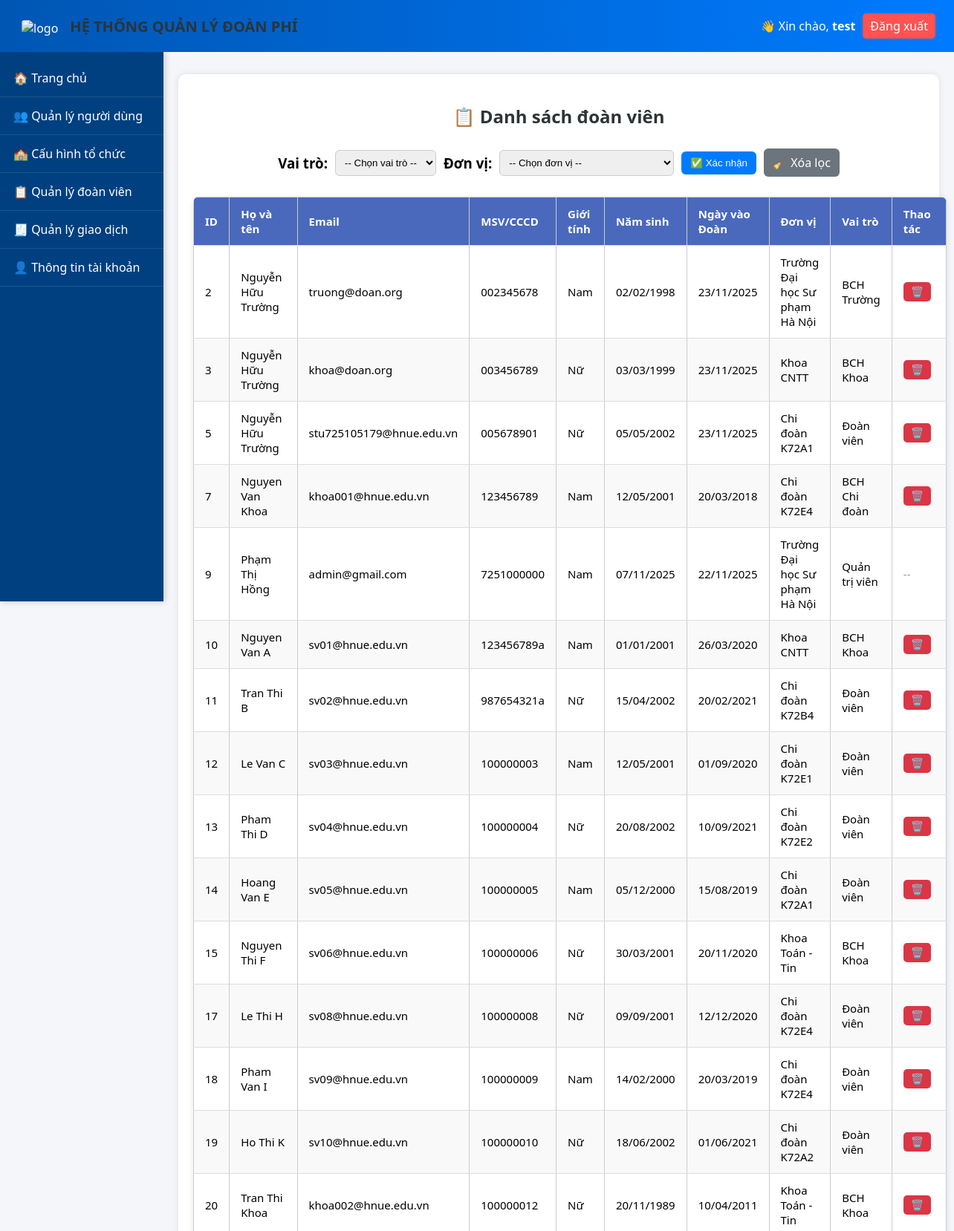
The page /pages/members.php (signed in, upper part) on the database its author committed.
### tables this page shows
CREATE TABLE `users` (
  `userId` int(11) NOT NULL,
  `userName` varchar(255) NOT NULL,
  `fullName` varchar(255) DEFAULT NULL,
  `gender` enum('M','F','O') DEFAULT 'O',
  `identifyCard` varchar(255) DEFAULT NULL,
  `email` varchar(255) DEFAULT NULL,
  `password` varchar(255) NOT NULL,
  `birthDate` date DEFAULT NULL,
  `joinDate` date DEFAULT NULL,
  `unit` varchar(255) DEFAULT NULL,
  `isAdmin` tinyint(1) DEFAULT 0,
  `createdAt` datetime DEFAULT current_timestamp(),
  `updatedAt` datetime DEFAULT current_timestamp() ON UPDATE current_timestamp()
);

CREATE TABLE `organization_units` (
  `id` int(11) NOT NULL,
  `unit_name` varchar(255) NOT NULL,
  `unit_level` enum('Truong','Khoa','ChiDoan') NOT NULL,
  `parent_id` int(11) DEFAULT NULL,
  `leader_id` int(11) DEFAULT NULL,
  `deputy_id` int(11) DEFAULT NULL,
  `created_at` timestamp NOT NULL DEFAULT current_timestamp(),
  `updated_at` timestamp NOT NULL DEFAULT current_timestamp() ON UPDATE current_timestamp()
);

CREATE TABLE `role` (
  `id` int(11) NOT NULL,
  `role_name` varchar(255) NOT NULL,
  `createdAt` datetime DEFAULT current_timestamp(),
  `updatedAt` datetime DEFAULT current_timestamp() ON UPDATE current_timestamp()
);

### pages/members.php (the view, shortened to what this page needs)
<?php
include("../includes/header.php");
include("../includes/navbar.php");
include("../config/db.php");
$currentUser = $_SESSION['user'];
$userId = intval($currentUser['userId']);
$conditions = [];
$whereClause = count($conditions) > 0 ? "WHERE " . implode(" AND ", $conditions) : "";
$sql = "
    SELECT
        u.userId, u.userName, u.fullName, u.email, u.identifyCard,
        u.gender, u.birthDate, u.joinDate, u.isAdmin, u.createdAt,
        r.role_name, ou.unit_name
    FROM users u
    LEFT JOIN user_role ur ON u.userId = ur.user_id
    LEFT JOIN role r ON ur.role_id = r.id
    LEFT JOIN organization_units ou ON u.unit = ou.id
    $whereClause
    ORDER BY u.userId ASC
";
$result = $conn->query($sql);
?>
<div class="container">
  <h2>📋 Danh sách đoàn viên</h2>
  <form method="GET" class="filter-form">
    <h3>Vai trò:</h3>
    <select name="filter_role">
      <option value="">-- Chọn vai trò --</option>
    </select>
    <h3>Đơn vị:</h3>
    <select name="filter_unit">
      <option value="">-- Chọn đơn vị --</option>
    </select>
    <button type="submit" class="btn-filter">✅ Xác nhận</button>
    <a href="?" class="btn-clear">🧹 Xóa lọc</a>
  </form>
  <table class="table">
    <thead>
      <tr>
        <th>ID</th>
        <th>Họ và tên</th>
        <th>Email</th>
        <th>MSV/CCCD</th>
        <th>Giới tính</th>
        <th>Năm sinh</th>
        <th>Ngày vào Đoàn</th>
        <th>Đơn vị</th>
        <th>Vai trò</th>
        <th>Thao tác</th>
      </tr>
    </thead>
    <tbody>
      <?php if ($result && $result->num_rows > 0): ?>
        <?php while ($row = $result->fetch_assoc()): ?>
          <tr>
            <td><?= $row['userId'] ?></td>
            <td><?= htmlspecialchars($row['fullName']) ?></td>
            <td><?= htmlspecialchars($row['email']) ?></td>
            <td><?= htmlspecialchars($row['identifyCard'] ?? '-') ?></td>
            <td><?= $row['gender'] == 'M' ? 'Nam' : ($row['gender'] == 'F' ? 'Nữ' : 'Khác') ?></td>
            <td><?= $row['birthDate'] ? date("d/m/Y", strtotime($row['birthDate'])) : '-' ?></td>
            <td><?= $row['joinDate'] ? date("d/m/Y", strtotime($row['joinDate'])) : '-' ?></td>
            <td><?= htmlspecialchars($row['unit_name'] ?? 'Chưa cập nhật') ?></td>
            <td><?= htmlspecialchars($row['role_name'] ?? 'Đoàn viên') ?></td>
            <td>
              <?php if ($row['userId'] != $userId):  ?>
              <form method="POST" onsubmit="return confirmDelete(this);">
                <button type="submit" class="btn-delete">🗑️</button>
              </form>
              <?php else: ?>
                <span style="color:#999;">--</span>
              <?php endif; ?>
            </td>
          </tr>
        <?php endwhile; ?>
      <?php else: ?>
        <tr><td colspan="10" style="text-align:center;">Không có đoàn viên nào.</td></tr>
      <?php endif; ?>
    </tbody>
  </table>
</div>
<?php include("../includes/footer.php"); ?>

### includes/header.php (shortened to what this page needs)
<!DOCTYPE html>
<html lang="vi">
<head>
  <link rel="stylesheet" href="../public/css/style.css">
</head>
<body>
<header class="header">
  <div class="header-left">
    <div>
      <img src="../public/img/logo.png" alt="logo">
    </div>
    <h2>HỆ THỐNG QUẢN LÝ ĐOÀN PHÍ</h2>
  </div>
  <div class="header-right">
    <?php if(isset($_SESSION['user'])): ?>
      <span>👋 Xin chào, <b><?php echo htmlspecialchars($_SESSION['user']['userName']); ?></b></span>
      <a href="logout.php" class="btn-logout">Đăng xuất</a>
    <?php endif; ?>
  </div>
</header>

### includes/navbar.php
<nav class="sidebar">
  <ul>
    <li><a href="dashboard.php">🏠 Trang chủ</a></li>
    <?php if (isset($_SESSION['user']) && $_SESSION['user']['isAdmin']): ?>
      <li><a href="users.php">👥 Quản lý người dùng</a></li>
      <li><a href="units.php">🏫 Cấu hình tổ chức</a></li>
    <?php endif; ?>
    <?php
    if (isset($_SESSION['user'])) {
        $role = $_SESSION['user']['role_name'] ?? '';
        if (
            $_SESSION['user']['isAdmin'] == 1 ||
            in_array($role, ['BCH Trường', 'BCH Khoa', 'BCH Chi đoàn'])
        ) {
            echo '<li><a href="members.php">📋 Quản lý đoàn viên</a></li>';
        }
    }
    ?>
    <?php
    if (isset($_SESSION['user'])) {
        $role = $_SESSION['user']['role_name'] ?? '';
        if (
            $_SESSION['user']['isAdmin'] == 1 ||
            in_array($role, ['BCH Trường', 'BCH Khoa', 'BCH Chi đoàn'])
        ) {
            echo '<li><a href="manage_transactions.php">🧾 Quản lý giao dịch</a></li>';
        }
    }
    ?>
    <li><a href="profile.php">👤 Thông tin tài khoản</a></li>
  </ul>
</nav>

### includes/footer.php (shortened to what this page needs)
</body>
</html>

### public/css/style.css (style rules this page uses)
body { margin: 0; font-family: "Segoe UI", sans-serif; background-color: #f4f6fa; }
.header { background: linear-gradient(90deg, #0056b3, #007bff); color: white; padding: 15px 25px; display: flex; justify-content: space-between; align-items: center; }
.btn-logout { background: #ff5252; color: white; padding: 6px 10px; text-decoration: none; border-radius: 5px; }
.container { max-width: 1100px; margin: 30px auto; background: white; border-radius: 10px; padding: 25px; box-shadow: 0 0 10px rgba(0,0,0,0.1); }
.table { width: 100%; border-collapse: collapse; }
.table th, .table td { padding: 10px; border: 1px solid #ccc; text-align: left; }
.table th { background: #007bff; color: white; }
.sidebar { position: fixed; top: 70px; left: 0; width: 220px; height: calc(100vh - 70px); background-color: #004080; color: white; padding-top: 10px; overflow-y: auto; box-shadow: 2px 0 8px rgba(0,0,0,0.2); }
.sidebar ul { list-style: none; margin: 0; padding: 0; }
.sidebar ul li { border-bottom: 1px solid rgba(255, 255, 255, 0.1); }
.sidebar ul li a { display: block; color: white; text-decoration: none; padding: 14px 18px; transition: 0.3s; }
.header { position: fixed; top: 0; left: 0; right: 0; height: 70px; z-index: 100; }
body { margin: 0; padding-top: 70px; }
.header { position: fixed; top: 0; left: 0; right: 0; height: 70px; background: linear-gradient(90deg, #0056b3, #007bff); color: white; display: flex; justify-content: space-between; align-items: center; padding: 0 25px; z-index: 1000; }
.header-left h2 { margin: 0; font-size: 20px; }
.header-right { display: flex; align-items: center; gap: 10px; }
.header-left { display: flex; align-items: center; gap: 12px; }
.header-left img { width: 50px; height: 50px; object-fit: contain; border-radius: 8px; padding: 4px; margin-top: 5px; }
.sidebar { position: fixed; top: 70px; left: 0; width: 220px; height: calc(100vh - 70px); background-color: #004080; color: white; padding-top: 10px; overflow-y: auto; box-shadow: 2px 0 8px rgba(0, 0, 0, 0.2); z-index: 900; }
h2 { color: #333; margin-bottom: 15px; }
.table { width: 100%; border-collapse: collapse; background: #fff; box-shadow: 0 2px 8px rgba(0,0,0,0.1); border-radius: 8px; overflow: hidden; }
.table th, .table td { padding: 12px 15px; border-bottom: 1px solid #ddd; text-align: left; }
.table th { background: #4a69bd; color: white; }
.btn-edit, .btn-delete { text-decoration: none; padding: 5px 10px; border-radius: 5px; color: white; margin-right: 5px; }
.btn-delete { background: #e55039; }

### pages/members.php (style rules this page uses)
.container { padding: 20px; margin-left: 240px; max-width: calc(100% - 300px); }
h2 { text-align: center; margin-bottom: 15px; color: #2d3436; }
.filter-form { display: flex; justify-content: center; align-items: center; gap: 10px; margin-bottom: 15px; }
.filter-form select { padding: 8px; border-radius: 6px; border: 1px solid #ccc; }
.btn-filter, .btn-clear { background: #007bff; color: white; border: none; padding: 8px 12px; border-radius: 6px; cursor: pointer; text-decoration: none; }
.btn-clear { background: #6c757d; }
table { width: 100%; border-collapse: collapse; font-size: 15px; box-shadow: 0 4px 10px rgba(0,0,0,0.05); }
th, td { border: 1px solid #ddd; padding: 10px; text-align: center; }
th { background: #007bff; color: white; }
tr:nth-child(even) { background: #f9f9f9; }
.btn-delete { background: #dc3545; color: white; border: none; padding: 5px 10px; border-radius: 5px; cursor: pointer; font-size: 14px; }

### rows shown on the page
users: userId "2", fullName "Nguyễn Hữu Trường", email "truong@doan.org", identifyCard "002345678", gender "Nam", birthDate "02/02/1998", joinDate "23/11/2025", organization_units.unit_name "Trường Đại học Sư phạm Hà Nội", role.role_name "BCH Trường"
users: userId "3", fullName "Nguyễn Hữu Trường", email "khoa@doan.org", identifyCard "003456789", gender "Nữ", birthDate "03/03/1999", joinDate "23/11/2025", organization_units.unit_name "Khoa CNTT", role.role_name "BCH Khoa"
users: userId "5", fullName "Nguyễn Hữu Trường", email "stu725105179@hnue.edu.vn", identifyCard "005678901", gender "Nữ", birthDate "05/05/2002", joinDate "23/11/2025", organization_units.unit_name "Chi đoàn K72A1", role.role_name "Đoàn viên"
users: userId "7", fullName "Nguyen Van Khoa", email "khoa001@hnue.edu.vn", identifyCard "123456789", gender "Nam", birthDate "12/05/2001", joinDate "20/03/2018", organization_units.unit_name "Chi đoàn K72E4", role.role_name "BCH Chi đoàn"
users: userId "9", fullName "Phạm Thị Hồng", email "admin@gmail.com", identifyCard "7251000000", gender "Nam", birthDate "07/11/2025", joinDate "22/11/2025", organization_units.unit_name "Trường Đại học Sư phạm Hà Nội", role.role_name "Quản trị viên"
users: userId "10", fullName "Nguyen Van A", email "sv01@hnue.edu.vn", identifyCard "123456789a", gender "Nam", birthDate "01/01/2001", joinDate "26/03/2020", organization_units.unit_name "Khoa CNTT", role.role_name "BCH Khoa"
users: userId "11", fullName "Tran Thi B", email "sv02@hnue.edu.vn", identifyCard "987654321a", gender "Nữ", birthDate "15/04/2002", joinDate "20/02/2021", organization_units.unit_name "Chi đoàn K72B4", role.role_name "Đoàn viên"
users: userId "12", fullName "Le Van C", email "sv03@hnue.edu.vn", identifyCard "100000003", gender "Nam", birthDate "12/05/2001", joinDate "01/09/2020", organization_units.unit_name "Chi đoàn K72E1", role.role_name "Đoàn viên"
users: userId "13", fullName "Pham Thi D", email "sv04@hnue.edu.vn", identifyCard "100000004", gender "Nữ", birthDate "20/08/2002", joinDate "10/09/2021", organization_units.unit_name "Chi đoàn K72E2", role.role_name "Đoàn viên"
users: userId "14", fullName "Hoang Van E", email "sv05@hnue.edu.vn", identifyCard "100000005", gender "Nam", birthDate "05/12/2000", joinDate "15/08/2019", organization_units.unit_name "Chi đoàn K72A1", role.role_name "Đoàn viên"
users: userId "15", fullName "Nguyen Thi F", email "sv06@hnue.edu.vn", identifyCard "100000006", gender "Nữ", birthDate "30/03/2001", joinDate "20/11/2020", organization_units.unit_name "Khoa Toán - Tin", role.role_name "BCH Khoa"
users: userId "17", fullName "Le Thi H", email "sv08@hnue.edu.vn", identifyCard "100000008", gender "Nữ", birthDate "09/09/2001", joinDate "12/12/2020", organization_units.unit_name "Chi đoàn K72E4", role.role_name "Đoàn viên"
users: userId "18", fullName "Pham Van I", email "sv09@hnue.edu.vn", identifyCard "100000009", gender "Nam", birthDate "14/02/2000", joinDate "20/03/2019", organization_units.unit_name "Chi đoàn K72E4", role.role_name "Đoàn viên"
users: userId "19", fullName "Ho Thi K", email "sv10@hnue.edu.vn", identifyCard "100000010", gender "Nữ", birthDate "18/06/2002", joinDate "01/06/2021", organization_units.unit_name "Chi đoàn K72A2", role.role_name "Đoàn viên"
users: userId "20", fullName "Tran Thi Khoa", email "khoa002@hnue.edu.vn", identifyCard "100000012", gender "Nữ", birthDate "20/11/1989", joinDate "10/04/2011", organization_units.unit_name "Khoa Toán - Tin", role.role_name "BCH Khoa"

### other values the page prints
$_SESSION['user']['userName'] "test"
